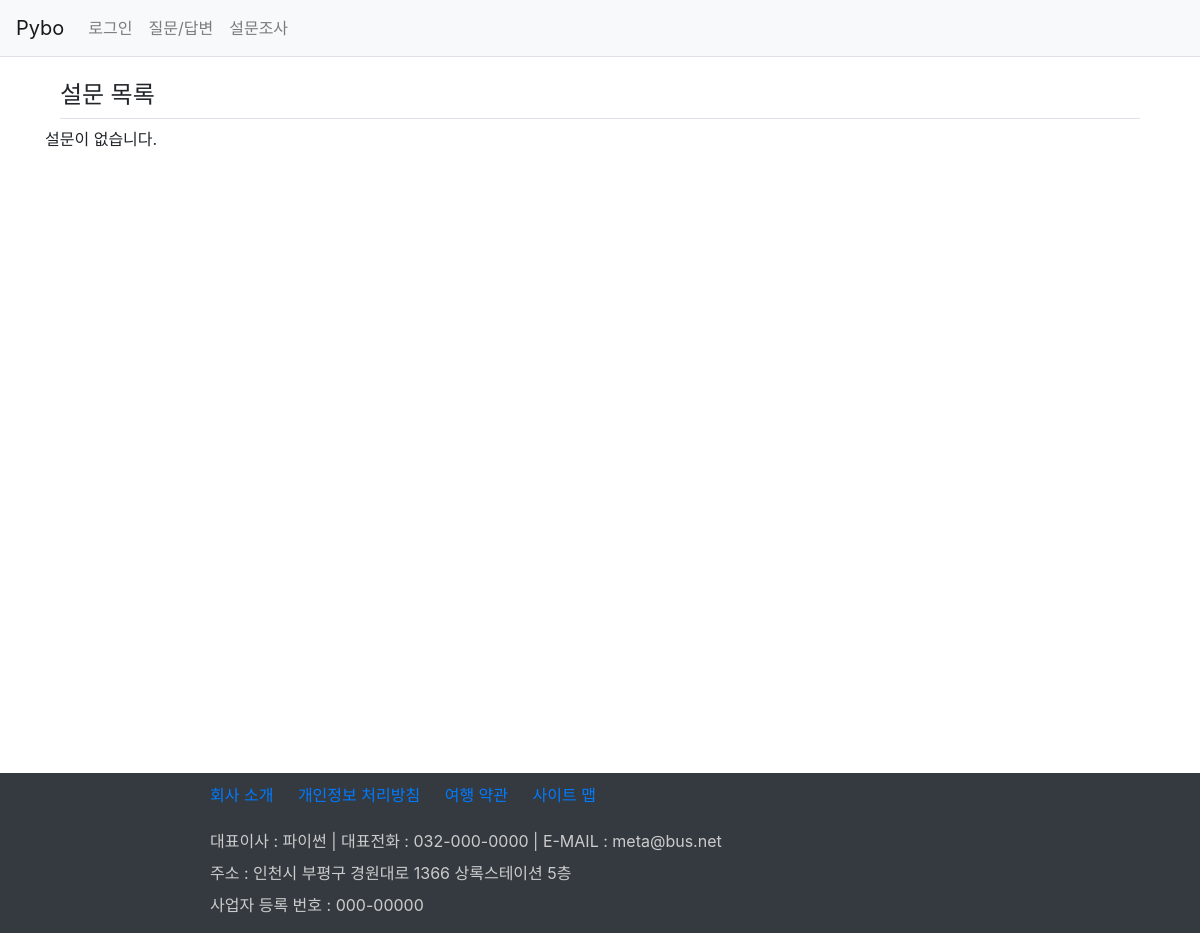
The page /polls/ on the database as committed earlier.
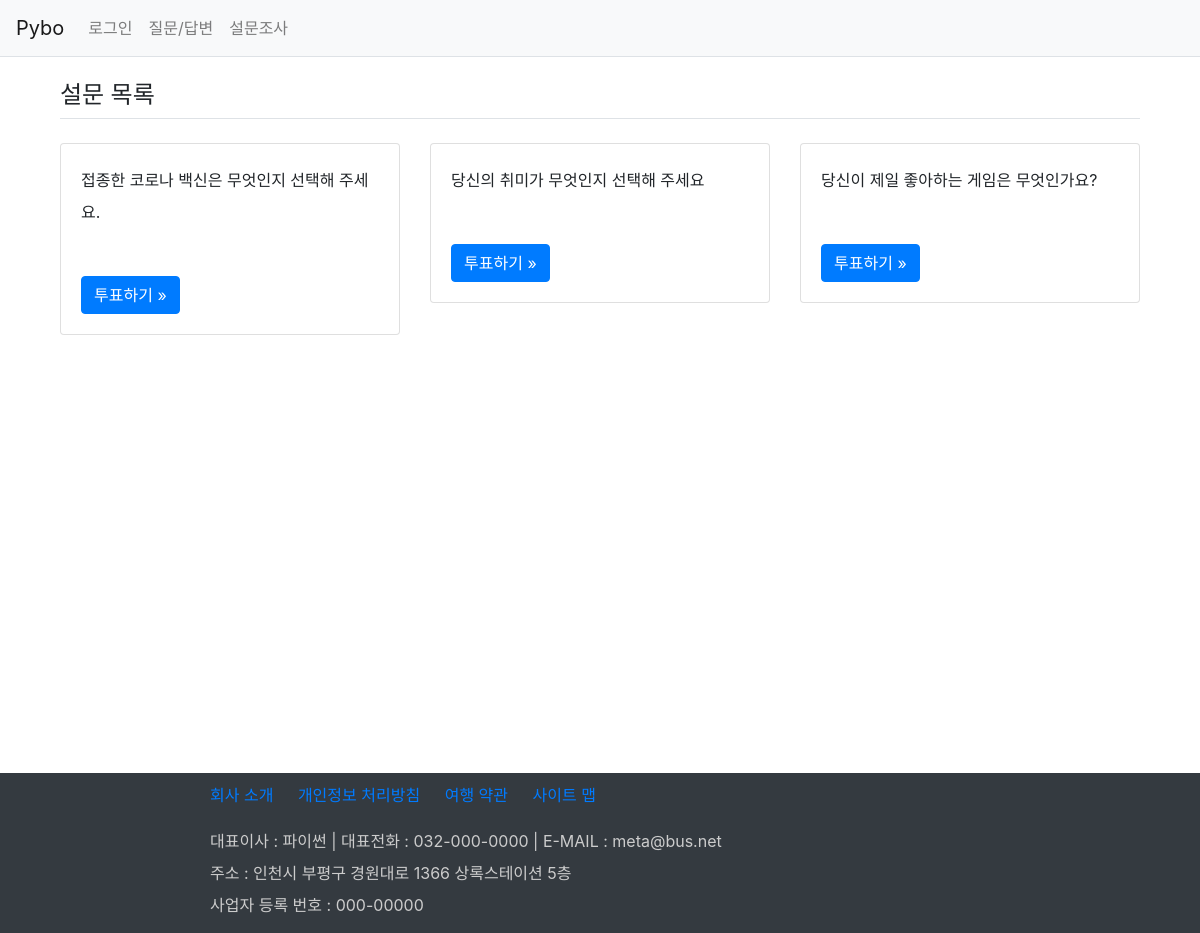
The same page on the database as committed later.
### polls/models.py (models this page shows, shortened)
class Question(models.Model):
    question_text = models.CharField(max_length=100)
    pub_date = models.DateTimeField()

### polls/views.py (the view)
# urls.py: path('', views.index, name='index'),
def index(request):
    poll_list = Question.objects.all()
    context = {'poll_list': poll_list}
    return render(request, 'polls/poll_list.html', context)

### templates/polls/poll_list.html
{% extends 'base.html' %}
{% block content %}
<div class="container">
    <section>
        <div class="container my-3">
            <h4 class="border-bottom py-2">설문 목록</h4>
            <div class="row">
                {% if poll_list %}
                    {% for question in poll_list %}
                    <div class="col-4 my-3">
                        <div class="card">
                            <div class="card-body">
                                <div class="card-text" style="line-height:2rem">
                                    {{ question.question_text }}
                                </div>
                                <a href="{% url 'poll:detail' question.id %}"
                                   class="btn btn-primary mt-5">투표하기 &raquo;</a>
                            </div>
                        </div>
                    </div>
                    {% endfor %}
                {% else %}
                    <p>설문이 없습니다.</p>
                {% endif %}
            </div>
        </div>
    </section>
</div>
{% endblock %}

Rows that differ between the two databases and show on the page:
added Question: question_text "접종한 코로나 백신은 무엇인지 선택해 주세요."
added Question: question_text "당신의 취미가 무엇인지 선택해 주세요"
added Question: question_text "당신이 제일 좋아하는 게임은 무엇인가요?"
Other text that changed with them:
text no longer shown: "설문이 없습니다."
